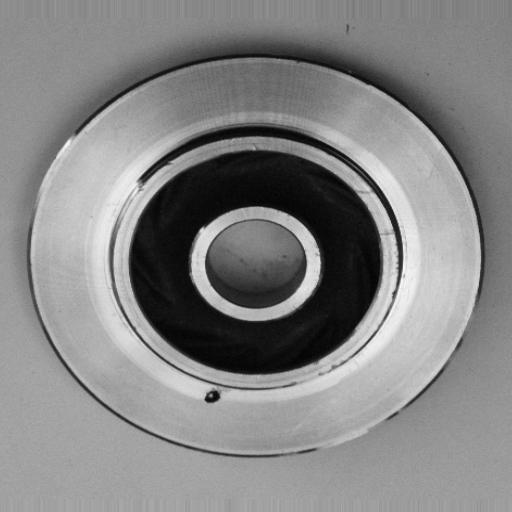
#> input picture def_front/cast_def_0_1015.jpeg, 512 x 512 px; its folder holds 4 pictures in this run
$ jupyter execute --allow-errors 'Pipeline-de-processamento-clássico.ipynb'   (older library calls are emulated)
#> lines starting #> are read from the running program, lines starting #| are printed output that depends on the picture; after the words box and inside, x2 and y2 are one past the last pixel; in counts of white or black regions, pixels touching at a corner belong together; pictures that were not available may be replaced by others from this repository, and a replacement may not be noted
# Sprint 1 - Configuração e versionamento

[cell 1]
import os
import numpy as np
import pandas as pd
import matplotlib.pyplot as plt
import seaborn as sns
import cv2
from scipy import stats
from sklearn.metrics import classification_report, confusion_matrix
import tensorflow as tf
from tensorflow import keras
from tensorflow.keras import layers
from sklearn.model_selection import train_test_split

[cell 2]
# Caminho base do projeto (pasta onde está este notebook)
base_dir = os.getcwd()

# Para utilizar com Databricks localmente
# base_dir = '/Workspace/Users/leonardobadell@protonmail.com/MIni-projeto-avaliativo-modulo-2'


path_def_front = os.path.join(base_dir, 'def_front')
path_ok_front = os.path.join(base_dir, 'ok_front')

# Listar todos os arquivos de imagem de cada pasta
imagens_def = [os.path.join(path_def_front, f) for f in os.listdir(path_def_front)
               if f.endswith(('.jpg', '.jpeg', '.png'))]
imagens_ok = [os.path.join(path_ok_front, f) for f in os.listdir(path_ok_front)
              if f.endswith(('.jpg', '.jpeg', '.png'))]

# Criar DataFrame com Pandas
df_imagens = pd.DataFrame({
    'caminho': imagens_def + imagens_ok,
    'classe': ['def_front'] * len(imagens_def) + ['ok_front'] * len(imagens_ok)
})

# Criar label numérica usando np.where: 1 = defeito, 0 = ok
df_imagens['label'] = np.where(df_imagens['classe'] == 'def_front', 0, 1)


print(f"Total de imagens carregadas: {len(df_imagens)}")
print(f"\nDistribuição de classes:")
print(df_imagens['classe'].value_counts())
print(f"\nPrimeiras 5 linhas do dataset:")
display(df_imagens.head())

# Sprint 2 - Análise exploratória clássica (OpenCV)

[cell 3]
# Utilizando OpenCV para leitura e processamento de imagens
img_def_front = cv2.imread(imagens_def[0])
#> img_def_front is the input picture: shape (512, 512, 3); min 0, max 255, mean 132.4
img_ok_front = cv2.imread(imagens_ok[0])

def aplicar_median_blur(img, k=3):
#> called with k = 3
    img_u8 = img.astype(np.uint8)
    return cv2.medianBlur(img_u8, k)

# Aplicação de filtro de desfoque mediano (Median Blur)
img_def_blur = aplicar_median_blur(img_def_front)
img_ok_blur = aplicar_median_blur(img_ok_front)

fig, axes = plt.subplots(2, 2, figsize=(12, 12))

axes[0, 0].imshow(img_def_front, cmap='gray')
axes[0, 0].set_title('def_front — Original')
axes[0, 1].imshow(img_def_blur, cmap='gray')
axes[0, 1].set_title('def_front — Median Blur (k=3)')

axes[1, 0].imshow(img_ok_front, cmap='gray')
axes[1, 0].set_title('ok_front — Original')
axes[1, 1].imshow(img_ok_blur, cmap='gray')
axes[1, 1].set_title('ok_front — Median Blur (k=3)')

# Plotagem das imagens com e sem filtro de desfoque mediano
for ax in axes.flat:
    ax.axis('off')
plt.tight_layout()
plt.show()
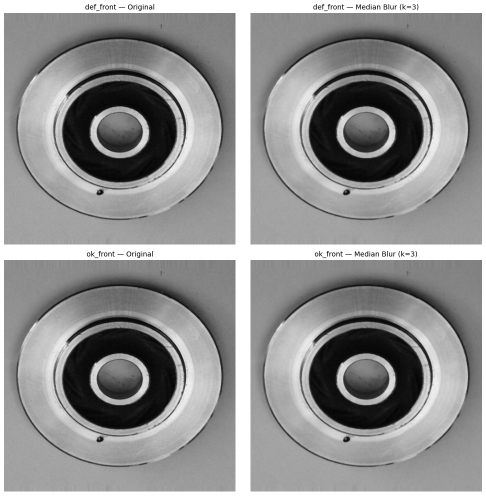
#> figure drawn by matplotlib, 4 panels

[cell 4]
# --- Comparativo estatístico e histogramas: def_front vs ok_front (Median Blur) ---
media_def, desvio_def = img_def_blur.mean(), img_def_blur.std()
#> media_def = 132.5; desvio_def = 56.46
media_ok, desvio_ok = img_ok_blur.mean(), img_ok_blur.std()
#> media_ok = 132.5; desvio_ok = 56.46
estatistica_ks, p_valor = stats.ks_2samp(img_def_blur.ravel(), img_ok_blur.ravel())
#> estatistica_ks = 0; p_valor = 1

print(f"def_front — média: {media_def:.2f} | desvio padrão: {desvio_def:.2f}")
#| def_front — média: 132.46 | desvio padrão: 56.46
print(f"ok_front  — média: {media_ok:.2f} | desvio padrão: {desvio_ok:.2f}")
#| ok_front  — média: 132.46 | desvio padrão: 56.46
print(f"Teste KS (def_front vs ok_front): estatística={estatistica_ks:.4f}, p-valor={p_valor:.4f}")
#| Teste KS (def_front vs ok_front): estatística=0.0000, p-valor=1.0000

fig, axes = plt.subplots(1, 2, figsize=(12, 4))

axes[0].hist(img_def_blur.ravel(), bins=256, range=(0, 255), color='tab:red', alpha=0.6, label='def_front — Median Blur')
axes[0].hist(img_ok_blur.ravel(), bins=256, range=(0, 255), color='tab:blue', alpha=0.6, label='ok_front — Median Blur')
axes[0].set_title('Comparativo de histogramas (def_front vs ok_front)')
axes[0].legend()

axes[1].imshow(img_def_blur, cmap='gray')
axes[1].set_title('def_front — Median Blur')
axes[1].axis('off')

# Plotagem da imagem ok_front com filtro de desfoque mediano
axes[1].imshow(img_ok_blur, cmap='gray')
axes[1].set_title('ok_front — Median Blur')
axes[1].axis('off')
plt.tight_layout()
plt.show()
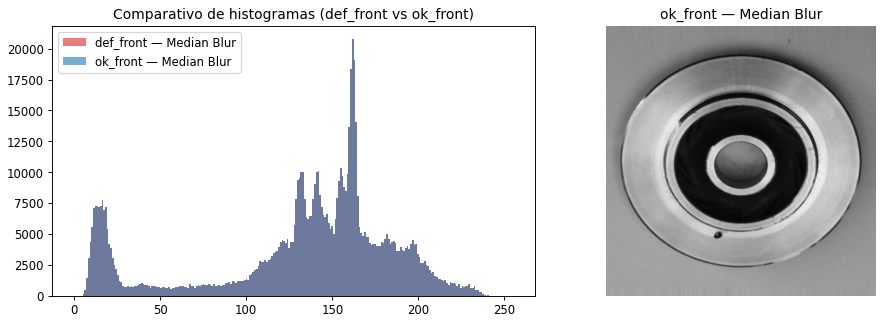
#> figure drawn by matplotlib, 2 panels; panel 1: tallest bar 20814 high, from x = 161.4 to 162.4; panel 1: tallest bar 20814 high, from x = 161.4 to 162.4

# Sprint 3 - Destaque de características

[cell 5]
gray_def = cv2.cvtColor(img_def_blur, cv2.COLOR_BGR2GRAY)
gray_ok = cv2.cvtColor(img_ok_blur, cv2.COLOR_BGR2GRAY)

# A. THRESHOLDING (Otsu): separa a peça do fundo escolhendo o limiar automaticamente
limiar_def, thresh_def = cv2.threshold(gray_def, 0, 255, cv2.THRESH_BINARY + cv2.THRESH_OTSU)
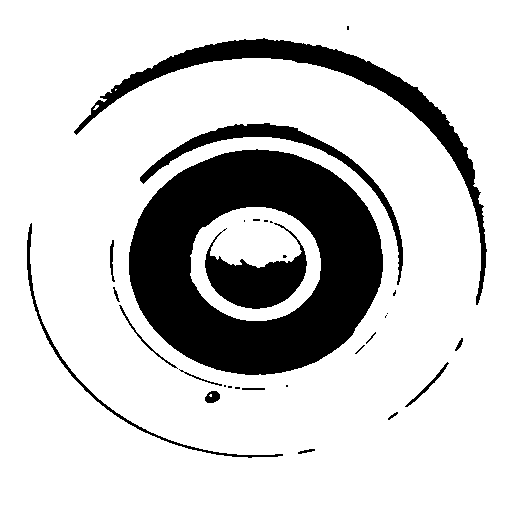
#> thresh_def: shape (512, 512); 80.7% white; 30 black regions (14 under 20 px), largest, box (x1, y1, x2, y2) and area: (129, 149, 383, 375) 32917, (74, 38, 487, 305) 8584, (205, 223, 307, 309) 3952
#> limiar_def = 94
limiar_ok, thresh_ok = cv2.threshold(gray_ok, 0, 255, cv2.THRESH_BINARY + cv2.THRESH_OTSU)
#> limiar_ok = 94

# B. SOBEL: destaca apenas os contornos, o mesmo princípio que uma CNN aprende sozinha
sobel_def = cv2.convertScaleAbs(cv2.Sobel(gray_def, cv2.CV_64F, 1, 1, ksize=3))
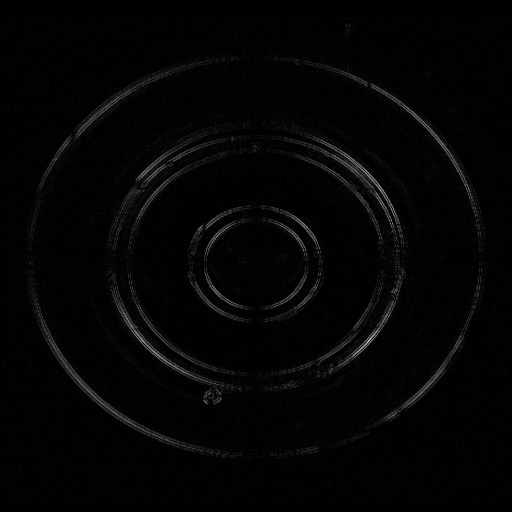
#> sobel_def: shape (512, 512); min 0, max 189, mean 4.3
sobel_ok = cv2.convertScaleAbs(cv2.Sobel(gray_ok, cv2.CV_64F, 1, 1, ksize=3))

# C. COMPARATIVO estatístico com pandas
df_features = pd.DataFrame({
    'classe': ['def_front', 'ok_front'],
    'limiar_otsu': [limiar_def, limiar_ok],
    'area_branca_%': [(thresh_def > 0).mean() * 100, (thresh_ok > 0).mean() * 100],
    'borda_media': [sobel_def.mean(), sobel_ok.mean()],
    'borda_desvio': [sobel_def.std(), sobel_ok.std()]
})
#> df_features = table of 2 rows and 5 columns
display(df_features.round(2))

fig, axes = plt.subplots(2, 3, figsize=(15, 10))
axes[0, 0].imshow(gray_def, cmap='gray')
axes[0, 0].set_title('def_front — Cinza')
axes[0, 1].imshow(thresh_def, cmap='gray')
axes[0, 1].set_title('def_front — Otsu')
axes[0, 2].imshow(sobel_def, cmap='gray')
axes[0, 2].set_title('def_front — Sobel')
axes[1, 0].imshow(gray_ok, cmap='gray')
axes[1, 0].set_title('ok_front — Cinza')
axes[1, 1].imshow(thresh_ok, cmap='gray')
axes[1, 1].set_title('ok_front — Otsu')
axes[1, 2].imshow(sobel_ok, cmap='gray')
axes[1, 2].set_title('ok_front — Sobel')

# Desligar os eixos para todas as subplots
for ax in axes.flat:
    ax.axis('off')
plt.tight_layout()
plt.show()
